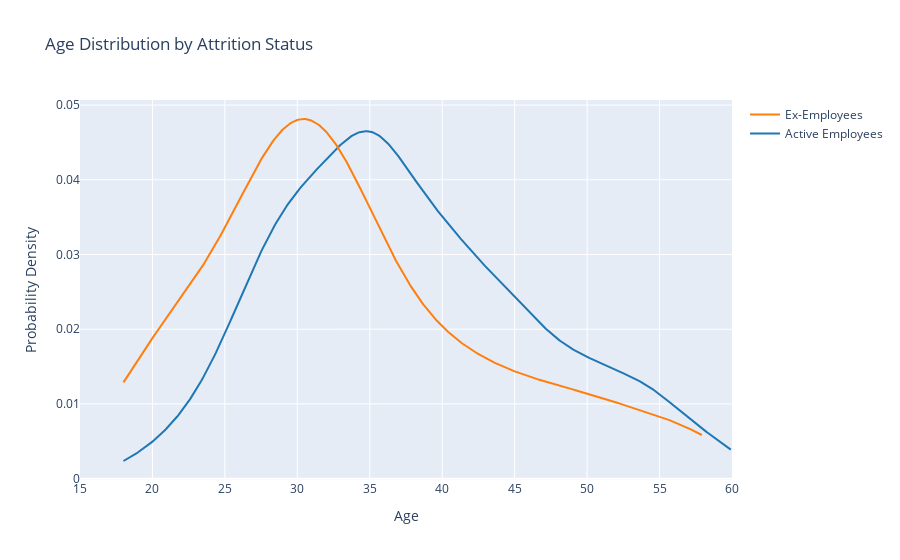

Notebook cell for this chart:
### Code cell
# Add histogram data
x1 = ibm_df.loc[ibm_df['Attrition'] == 'No', 'Age'].dropna()
x2 = ibm_df.loc[ibm_df['Attrition'] == 'Yes', 'Age'].dropna()

# Group data together
hist_data = [x1, x2]
group_labels = ['Active Employees', 'Ex-Employees']
colors = ['#1f77b4', '#ff7f0e'] 

# Create distplot with custom bin_size
fig = ff.create_distplot(hist_data, group_labels,
                         curve_type='kde',
                         show_hist=False,
                         show_rug=False)

# Plot 
fig.update_layout(
    title='Age Distribution by Attrition Status',
    xaxis=dict(
        title='Age',
        range=[15, 60],
        dtick=5
    ),
    yaxis=dict(
        title='Probability Density'
    )
)

fig.show()

### Figure 1 — Plotly figure (JSON) as saved in the notebook; plotly's stock layout.template omitted (floating-point values rounded to 4 significant figures; data arrays with more than 128 entries replaced by an {"elided": "..."} marker saying what was removed)
{"data": [{"legendgroup": "Active Employees", "marker": {"color": "rgb(31, 119, 180)"}, "mode": "lines", "name": "Active Employees", "showlegend": true, "type": "scatter", "x": {"elided": "500 float values"}, "xaxis": "x", "y": {"elided": "500 float values"}, "yaxis": "y"}, {"legendgroup": "Ex-Employees", "marker": {"color": "rgb(255, 127, 14)"}, "mode": "lines", "name": "Ex-Employees", "showlegend": true, "type": "scatter", "x": {"elided": "500 float values"}, "xaxis": "x", "y": {"elided": "500 float values"}, "yaxis": "y"}], "layout": {"barmode": "overlay", "hovermode": "closest", "legend": {"traceorder": "reversed"}, "title": {"text": "Age Distribution by Attrition Status"}, "xaxis": {"anchor": "y2", "domain": [0, 1], "dtick": 5, "range": [15, 60], "title": {"text": "Age"}, "zeroline": false}, "yaxis": {"anchor": "free", "domain": [0, 1], "position": 0, "title": {"text": "Probability Density"}}}}
